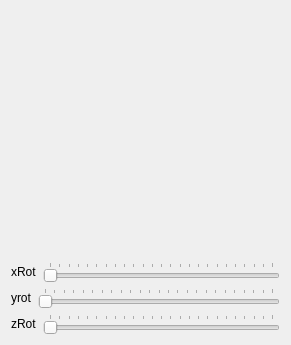
<?xml version="1.0" encoding="UTF-8"?>
<ui version="4.0">
 <class>IWindow</class>
 <widget class="QWidget" name="Window">
  <property name="geometry">
   <rect>
    <x>0</x>
    <y>0</y>
    <width>291</width>
    <height>345</height>
   </rect>
  </property>
  <property name="windowTitle">
   <string>Window</string>
  </property>
  <layout class="QVBoxLayout" name="verticalLayout">
   <item>
    <widget class="IGLWidget" name="myGLWidget" native="true">
     <property name="minimumSize">
      <size>
       <width>200</width>
       <height>200</height>
      </size>
     </property>
    </widget>
   </item>
   <item>
    <layout class="QHBoxLayout" name="horizontalLayout">
     <item>
      <widget class="QLabel" name="label">
       <property name="text">
        <string>xRot</string>
       </property>
      </widget>
     </item>
     <item>
      <widget class="QSlider" name="rotXSlider">
       <property name="maximum">
        <number>360</number>
       </property>
       <property name="singleStep">
        <number>16</number>
       </property>
       <property name="pageStep">
        <number>15</number>
       </property>
       <property name="orientation">
        <enum>Qt::Horizontal</enum>
       </property>
       <property name="tickPosition">
        <enum>QSlider::TicksAbove</enum>
       </property>
       <property name="tickInterval">
        <number>15</number>
       </property>
      </widget>
     </item>
    </layout>
   </item>
   <item>
    <layout class="QHBoxLayout" name="horizontalLayout_2">
     <item>
      <widget class="QLabel" name="label_2">
       <property name="text">
        <string>yrot</string>
       </property>
      </widget>
     </item>
     <item>
      <widget class="QSlider" name="rotYSlider">
       <property name="maximum">
        <number>360</number>
       </property>
       <property name="singleStep">
        <number>16</number>
       </property>
       <property name="pageStep">
        <number>15</number>
       </property>
       <property name="orientation">
        <enum>Qt::Horizontal</enum>
       </property>
       <property name="tickPosition">
        <enum>QSlider::TicksAbove</enum>
       </property>
       <property name="tickInterval">
        <number>15</number>
       </property>
      </widget>
     </item>
    </layout>
   </item>
   <item>
    <layout class="QHBoxLayout" name="horizontalLayout_3">
     <item>
      <widget class="QLabel" name="label_3">
       <property name="text">
        <string>zRot</string>
       </property>
      </widget>
     </item>
     <item>
      <widget class="QSlider" name="rotZSlider">
       <property name="maximum">
        <number>360</number>
       </property>
       <property name="singleStep">
        <number>16</number>
       </property>
       <property name="pageStep">
        <number>15</number>
       </property>
       <property name="orientation">
        <enum>Qt::Horizontal</enum>
       </property>
       <property name="tickPosition">
        <enum>QSlider::TicksAbove</enum>
       </property>
       <property name="tickInterval">
        <number>15</number>
       </property>
      </widget>
     </item>
    </layout>
   </item>
  </layout>
 </widget>
 <layoutdefault spacing="6" margin="11"/>
 <customwidgets>
  <customwidget>
   <class>IGLWidget</class>
   <extends>QWidget</extends>
   <header>glwidget.hpp</header>
   <container>1</container>
   <slots>
    <slot>setXRotation(int)</slot>
    <slot>setZRotation(int)</slot>
    <slot>setYRotation(int)</slot>
   </slots>
  </customwidget>
 </customwidgets>
 <resources/>
 <connections>
  <connection>
   <sender>rotXSlider</sender>
   <signal>valueChanged(int)</signal>
   <receiver>myGLWidget</receiver>
   <slot>setXRotation(int)</slot>
   <hints>
    <hint type="sourcelabel">
     <x>81</x>
     <y>227</y>
    </hint>
    <hint type="destinationlabel">
     <x>83</x>
     <y>205</y>
    </hint>
   </hints>
  </connection>
  <connection>
   <sender>rotYSlider</sender>
   <signal>valueChanged(int)</signal>
   <receiver>myGLWidget</receiver>
   <slot>setYRotation(int)</slot>
   <hints>
    <hint type="sourcelabel">
     <x>153</x>
     <y>265</y>
    </hint>
    <hint type="destinationlabel">
     <x>156</x>
     <y>206</y>
    </hint>
   </hints>
  </connection>
  <connection>
   <sender>rotZSlider</sender>
   <signal>valueChanged(int)</signal>
   <receiver>myGLWidget</receiver>
   <slot>setZRotation(int)</slot>
   <hints>
    <hint type="sourcelabel">
     <x>229</x>
     <y>311</y>
    </hint>
    <hint type="destinationlabel">
     <x>227</x>
     <y>202</y>
    </hint>
   </hints>
  </connection>
 </connections>
</ui>
